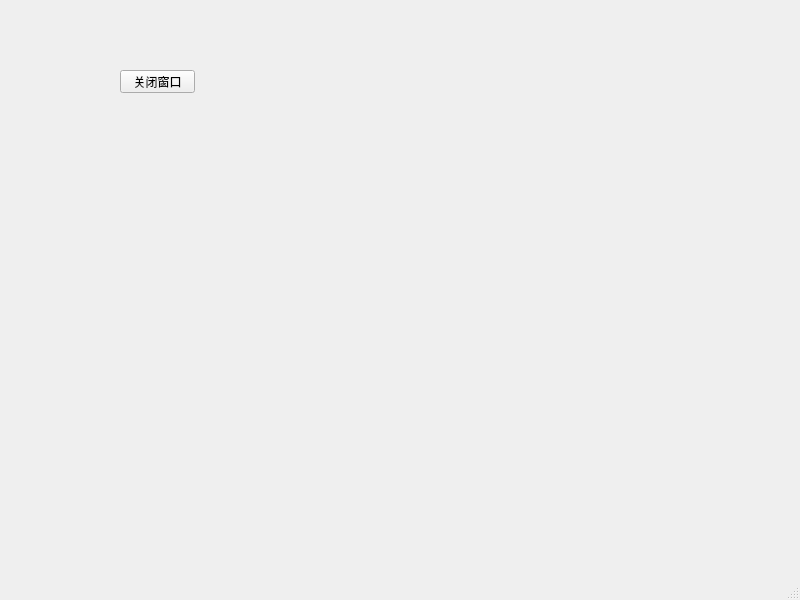
<?xml version="1.0" encoding="UTF-8"?>
<ui version="4.0">
 <class>MainWindow</class>
 <widget class="QMainWindow" name="MainWindow">
  <property name="geometry">
   <rect>
    <x>0</x>
    <y>0</y>
    <width>800</width>
    <height>600</height>
   </rect>
  </property>
  <property name="windowTitle">
   <string>MainWindow</string>
  </property>
  <widget class="QWidget" name="centralwidget">
   <widget class="QPushButton" name="pushButton">
    <property name="geometry">
     <rect>
      <x>120</x>
      <y>70</y>
      <width>75</width>
      <height>23</height>
     </rect>
    </property>
    <property name="text">
     <string>关闭窗口</string>
    </property>
   </widget>
  </widget>
  <widget class="QMenuBar" name="menubar">
   <property name="geometry">
    <rect>
     <x>0</x>
     <y>0</y>
     <width>800</width>
     <height>23</height>
    </rect>
   </property>
  </widget>
  <widget class="QStatusBar" name="statusbar"/>
 </widget>
 <resources/>
 <connections>
  <connection>
   <sender>pushButton</sender>
   <signal>clicked()</signal>
   <receiver>MainWindow</receiver>
   <slot>close()</slot>
   <hints>
    <hint type="sourcelabel">
     <x>159</x>
     <y>105</y>
    </hint>
    <hint type="destinationlabel">
     <x>139</x>
     <y>191</y>
    </hint>
   </hints>
  </connection>
 </connections>
</ui>
